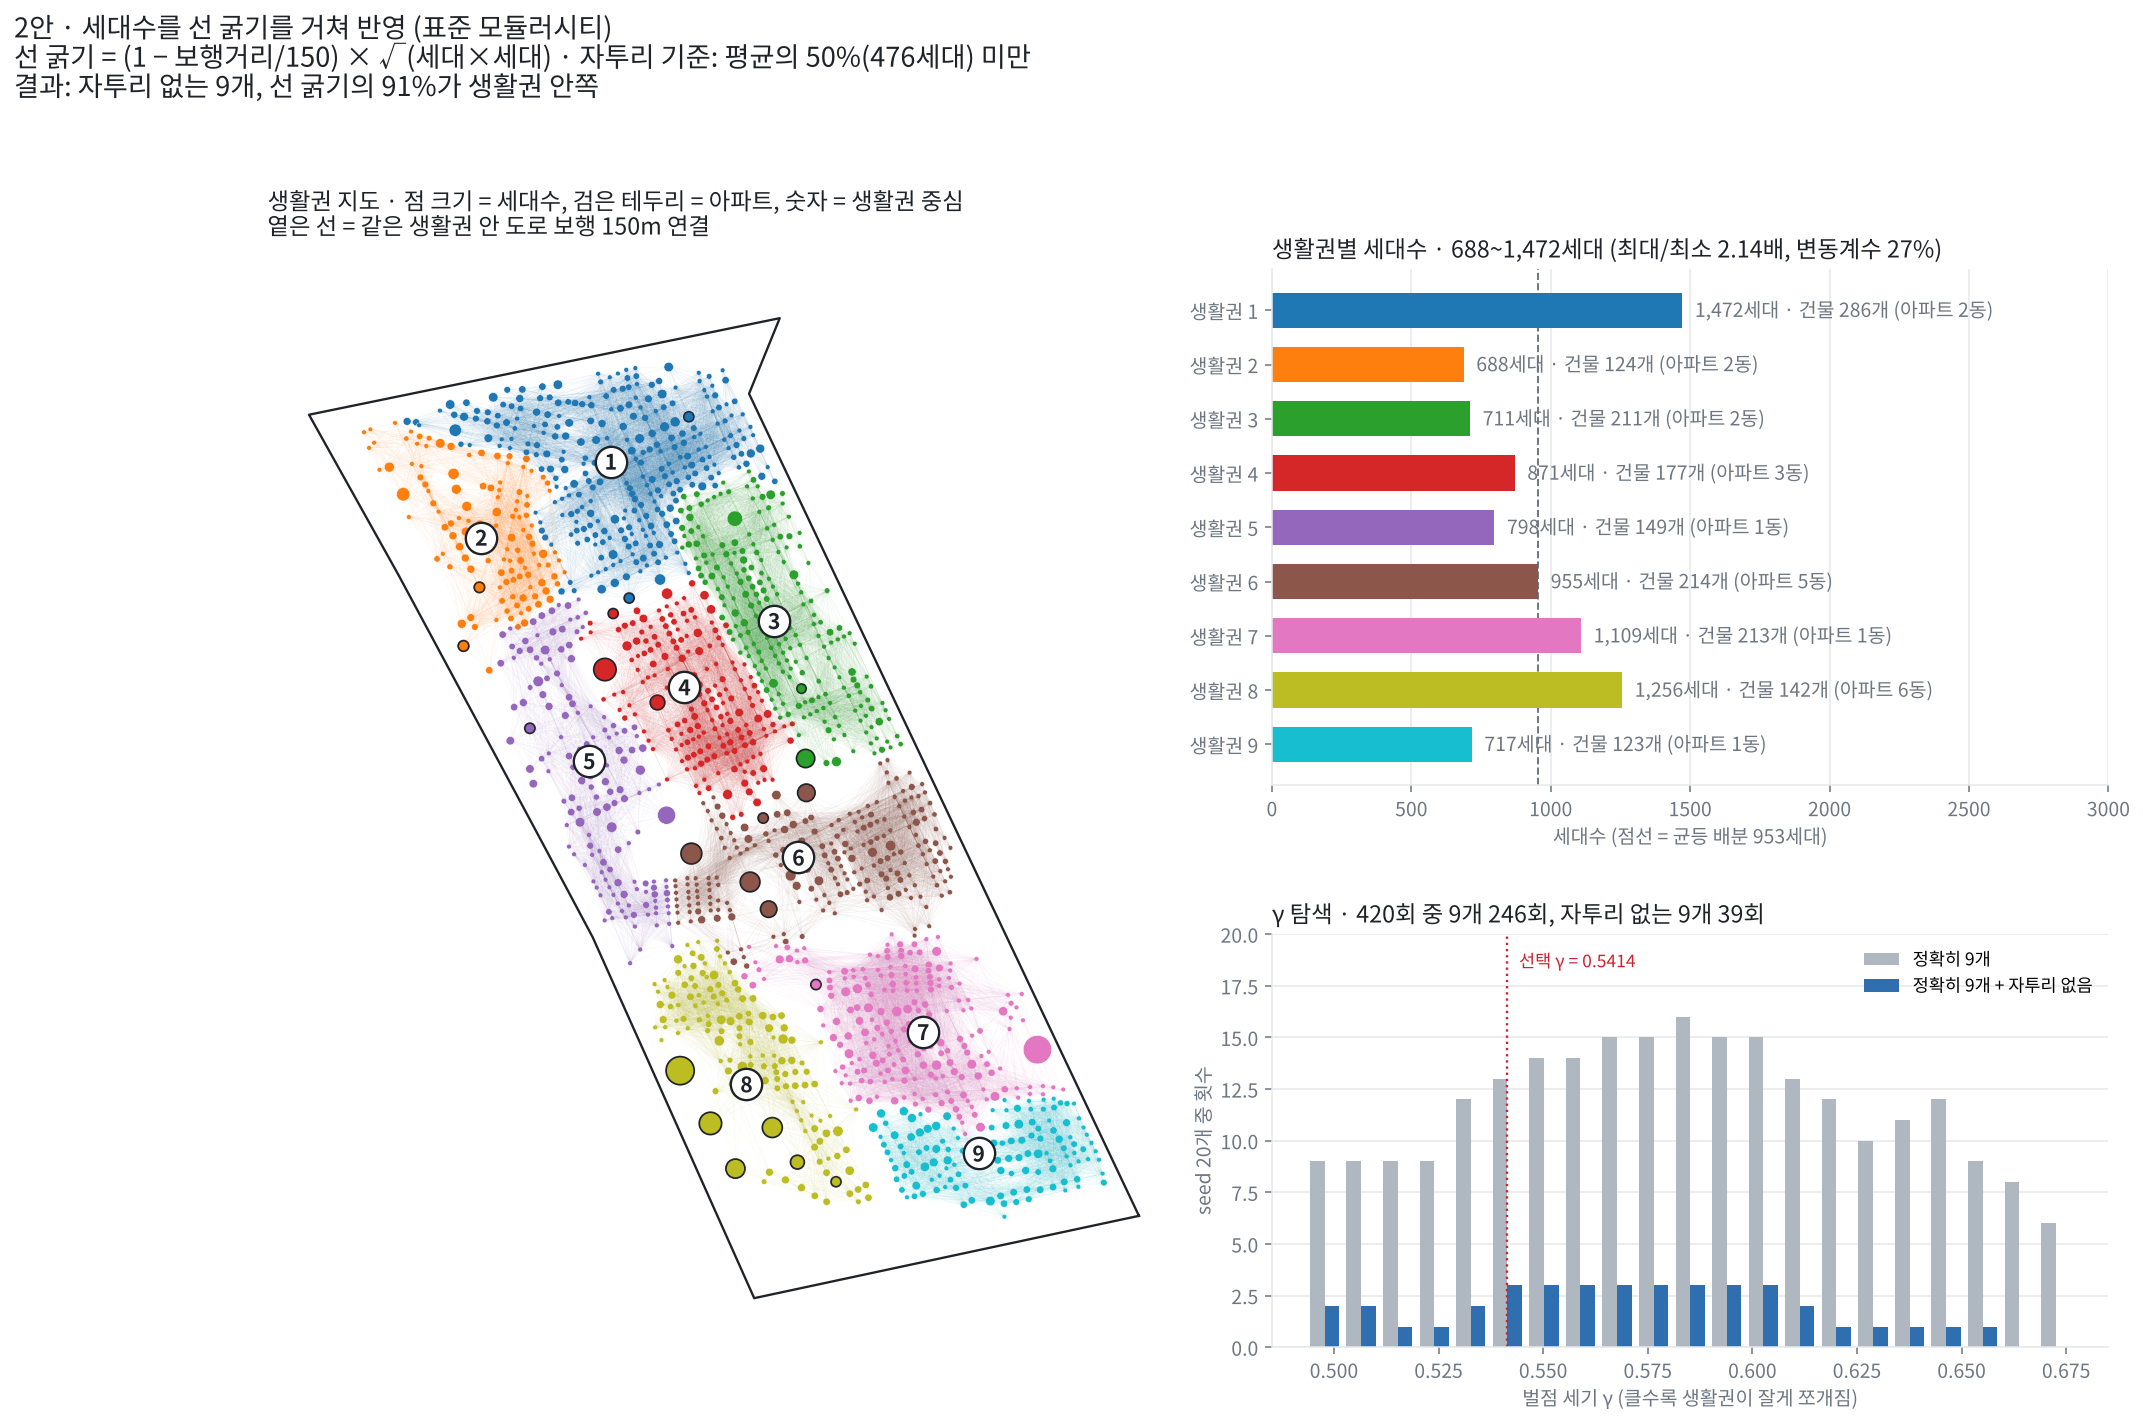

This chart was generated by the following Python code:
"""2안: 세대수를 선 굵기를 거쳐 반영 (표준 모듈러시티, NetworkX Louvain)

노드  = 건물 (세대수)
엣지  = 도로 보행거리 150m 이하 건물 쌍 (1차 정제 결과)
선 굵기 = 거리 가중치(선형) x √(세대_i x 세대_j)
          거리 가중치(선형) = 1 - 보행거리/150
점수  = 표준 모듈러시티
          Q = Σ 생활권 [ 생활권 안 선 굵기 합 − γ × (생활권 연결 강도 합)² / (2 × 전체 선 굵기 합) ]
          연결 강도 = 한 건물에 붙은 선 굵기의 합 (세대가 많고 이웃이 가까울수록 큼)
          -> 세대수는 선 굵기 -> 연결 강도 -> 벌점 으로 간접 반영된다
계산  = NetworkX 내장 Louvain (nx.community.louvain_communities)
최종 결과 = 정확히 9개 + 자투리 없는 결과 중 점수가 가장 높은 것

실행:  python plan2_edge_weight.py
입력:  nodes_sinwol1.xlsx (같은 폴더, 1st_data_cleaning 브랜치의 정제 결과)
출력:  plan2_edge_weight.png
"""
from __future__ import annotations

from pathlib import Path

import matplotlib.pyplot as plt
import networkx as nx
import numpy as np
import pandas as pd
from matplotlib import font_manager
from matplotlib.collections import LineCollection

# ---------------------------------------------------------------------------
# 설정
# ---------------------------------------------------------------------------
PLAN = "2안"
PLAN_LABEL = "세대수를 선 굵기를 거쳐 반영 (표준 모듈러시티)"
EDGE_LABEL = "선 굵기 = (1 − 보행거리/150) × √(세대×세대)"
OUTPUT_PNG = "plan2_edge_weight.png"

ROOT = Path(__file__).resolve().parent
INPUT = ROOT / "nodes_sinwol1.xlsx"
N_ZONES = 9
COARSE_GAMMAS = np.geomspace(0.1, 5, 40)   # 1차 탐색 (넓게, seed 3개)
COARSE_SEEDS = range(3)
FINE_STEPS = 21                            # 2차 탐색 (9개 근처, seed 20개)
FINE_SEEDS = range(20)
FRAGMENT_RATIO = 0.50                      # 세대수가 평균의 50% 미만인 생활권 = 자투리


def distance_weight(walk_m):
    """선형: 0m에서 1, 150m에서 0."""
    return 1 - walk_m / 150


# ---------------------------------------------------------------------------
# 1. 데이터
# ---------------------------------------------------------------------------
nodes = pd.read_excel(INPUT, sheet_name="nodes")
edges = pd.read_excel(INPUT, sheet_name="edges")
boundary = pd.read_excel(INPUT, sheet_name="boundary")
idx = {nid: i for i, nid in enumerate(nodes.node_id)}
XY = nodes[["x", "y"]].to_numpy()
HH = nodes.households.to_numpy().astype(int)
H_TOTAL = int(HH.sum())
FRAGMENT_HH = H_TOTAL / N_ZONES * FRAGMENT_RATIO
src = edges.source.map(idx).to_numpy()
dst = edges.target.map(idx).to_numpy()

# ---------------------------------------------------------------------------
# 2. 그래프 (NetworkX)
# ---------------------------------------------------------------------------
weight = distance_weight(edges.walk_m.to_numpy()) * np.sqrt(HH[src] * HH[dst])
G = nx.Graph()
G.add_nodes_from((i, {"households": int(h)}) for i, h in enumerate(HH))
G.add_weighted_edges_from(zip(src.tolist(), dst.tolist(), weight.tolist()), weight="weight")


# ---------------------------------------------------------------------------
# 3. 생활권 나누기
# ---------------------------------------------------------------------------
def partition(gamma: float, seed: int):
    comms = nx.community.louvain_communities(G, weight="weight", resolution=gamma, seed=seed)
    q = nx.community.modularity(G, comms, weight="weight", resolution=gamma)
    mem = np.empty(len(HH), int)
    for k, c in enumerate(comms):
        mem[list(c)] = k
    return mem, q


# ===========================================================================
# 아래는 1안과 같은 코드 (γ 탐색, 결과 고르기, 요약, 그림)
# ===========================================================================
def n_fragments(mem):
    return int((np.bincount(mem, weights=HH) < FRAGMENT_HH).sum())


coarse = [(gm, float(np.median([len(set(partition(gm, s)[0])) for s in COARSE_SEEDS])))
          for gm in COARSE_GAMMAS]
first_above = next((gm for gm, k in coarse if k > N_ZONES), COARSE_GAMMAS[-1])
lo = max((gm for gm, k in coarse if k < N_ZONES and gm < first_above), default=COARSE_GAMMAS[0])
hi = min((gm for gm, k in coarse if k > N_ZONES and gm > lo), default=COARSE_GAMMAS[-1])

fine_gammas = np.linspace(lo, hi, FINE_STEPS)
log, runs = [], {}
for gm in fine_gammas:
    res = [(*partition(gm, s), s) for s in FINE_SEEDS]
    runs[gm] = res
    k9 = [r for r in res if len(set(r[0])) == N_ZONES]
    log.append({"gamma": gm, "k9": len(k9), "k9_clean": sum(n_fragments(r[0]) == 0 for r in k9)})
log = pd.DataFrame(log)

if log.k9_clean.max() > 0:
    best_gamma = log.sort_values(["k9_clean", "gamma"], ascending=[False, True]).iloc[0].gamma
    cands = [r for r in runs[best_gamma] if len(set(r[0])) == N_ZONES and n_fragments(r[0]) == 0]
    status = "자투리 없는 9개"
elif log.k9.max() > 0:
    best_gamma = log.sort_values(["k9", "gamma"], ascending=[False, True]).iloc[0].gamma
    cands = [r for r in runs[best_gamma] if len(set(r[0])) == N_ZONES]
    status = "자투리 있음 (자투리 없는 9개 결과 없음)"
else:
    raise RuntimeError("정확히 9개가 나온 결과가 없음")
mem, quality, seed = max(cands, key=lambda r: r[1])

ids = np.unique(mem)                                   # 생활권 번호: 세대 가중 중심 북쪽 -> 남쪽
cen = np.array([np.average(XY[mem == c], axis=0, weights=HH[mem == c]) for c in ids])
order = ids[np.lexsort((cen[:, 0], -cen[:, 1]))]
zone = np.array([{o: n + 1 for n, o in enumerate(order)}[m] for m in mem])

rows = []
for z in range(1, N_ZONES + 1):
    m = zone == z
    cx, cy = np.average(XY[m], axis=0, weights=HH[m])
    rows.append({"zone": z, "buildings": int(m.sum()), "households": int(HH[m].sum()),
                 "fragment": bool(HH[m].sum() < FRAGMENT_HH),
                 "connected": nx.is_connected(G.subgraph(np.where(m)[0])), "cx": cx, "cy": cy,
                 "mean_dist_m": float(np.average(np.hypot(XY[m, 0] - cx, XY[m, 1] - cy), weights=HH[m]))})
zt = pd.DataFrame(rows)
h = zt.households
same = zone[src] == zone[dst]
inside_share = weight[same].sum() / weight.sum()
apt = nodes.is_apartment.to_numpy()
apt_zones = sorted(set(zone[apt]))

print(f"[{PLAN}] γ 탐색 구간 {lo:.4g}~{hi:.4g}, 선택 γ={best_gamma:.4g}, seed={seed}, {status}")
print(zt[["zone", "buildings", "households", "fragment", "connected"]].to_string(index=False))
print(f"세대수 {h.min():,}~{h.max():,} (최대/최소 {h.max() / h.min():.2f}배, 변동계수 {h.std(ddof=0) / h.mean():.1%}), "
      f"선 굵기의 {inside_share:.0%}가 생활권 안쪽, 한 덩어리로 이어진 생활권 {zt.connected.sum()}/9")

# ---------------------------------------------------------------------------
# 그림 (1안과 같은 틀, 같은 눈금)
# ---------------------------------------------------------------------------
for f in ["Malgun Gothic", "AppleGothic", "NanumGothic", "Noto Sans CJK KR"]:
    if any(f == x.name for x in font_manager.fontManager.ttflist):
        plt.rcParams["font.family"] = f
        break
plt.rcParams["axes.unicode_minus"] = False
INK, MUTED, GRID, ALERT = "#1f2328", "#6e7781", "#e6e8eb", "#cf222e"
COLORS = [c for i, c in enumerate(plt.get_cmap("tab10").colors) if i != 7]
BAR_MAX = 3000                                       # 1안·2안 막대 눈금을 같게 고정


def style(ax):
    ax.spines[["top", "right"]].set_visible(False)
    ax.spines[["left", "bottom"]].set_color(GRID)
    ax.tick_params(colors=MUTED)
    ax.set_axisbelow(True)


fig = plt.figure(figsize=(17, 10), facecolor="white")
gsp = fig.add_gridspec(2, 2, width_ratios=[1.1, 1], height_ratios=[1.25, 1], wspace=0.1, hspace=0.32)

ax = fig.add_subplot(gsp[:, 0])
for z in range(1, N_ZONES + 1):
    sel = same & (zone[src] == z)
    ax.add_collection(LineCollection(np.stack([XY[src[sel]], XY[dst[sel]]], axis=1),
                                     colors=[COLORS[z - 1]], linewidths=0.25, alpha=0.06))
for z in range(1, N_ZONES + 1):
    m = zone == z
    ax.scatter(XY[m, 0], XY[m, 1], s=5 + HH[m] * 1.2, color=COLORS[z - 1], edgecolors="white", linewidths=0.3)
ax.scatter(XY[apt, 0], XY[apt, 1], s=5 + HH[apt] * 1.2, facecolors="none", edgecolors=INK, linewidths=0.9)
for r in zt.itertuples():
    col = ALERT if r.fragment else INK
    ax.scatter(r.cx, r.cy, s=260, color="white", edgecolors=col, linewidths=2 if r.fragment else 1.2, zorder=5)
    ax.text(r.cx, r.cy, str(r.zone), ha="center", va="center", fontsize=11, fontweight="bold", color=col, zorder=6)
for _, part in boundary.groupby("part"):
    ax.plot(part.x, part.y, color=INK, linewidth=1.2)
ax.set_aspect("equal")
ax.set_axis_off()
ax.set_title("생활권 지도 · 점 크기 = 세대수, 검은 테두리 = 아파트, 숫자 = 생활권 중심\n"
             "옅은 선 = 같은 생활권 안 도로 보행 150m 연결", loc="left", color=INK, fontsize=12)

ax = fig.add_subplot(gsp[0, 1])
cols = [ALERT if f else COLORS[z - 1] for z, f in zip(zt.zone, zt.fragment)]
bars = ax.barh([f"생활권 {z}" for z in zt.zone], h, color=cols, height=0.65)
for b, r in zip(bars, zt.itertuples()):
    n_apt = int((apt & (zone == r.zone)).sum())
    ax.text(b.get_width() + BAR_MAX * 0.015, b.get_y() + b.get_height() / 2,
            f"{r.households:,}세대 · 건물 {r.buildings}개" + (f" (아파트 {n_apt}동)" if n_apt else "")
            + ("  ← 자투리" if r.fragment else ""), va="center", fontsize=10, color=ALERT if r.fragment else MUTED)
ax.axvline(H_TOTAL / N_ZONES, color=MUTED, linestyle="--", linewidth=1, zorder=0)
ax.invert_yaxis()
ax.set_xlim(0, BAR_MAX)
ax.set_xlabel(f"세대수 (점선 = 균등 배분 {H_TOTAL / N_ZONES:,.0f}세대)", color=MUTED)
ax.grid(axis="x", color=GRID)
ax.set_title(f"생활권별 세대수 · {h.min():,}~{h.max():,}세대 (최대/최소 {h.max() / h.min():.2f}배, "
             f"변동계수 {h.std(ddof=0) / h.mean():.0%})", loc="left", color=INK, fontsize=12)
style(ax)

ax = fig.add_subplot(gsp[1, 1])
w = (fine_gammas[1] - fine_gammas[0]) * 0.4
ax.bar(log.gamma - w / 2, log.k9, width=w, color="#afb8c1", label="정확히 9개")
ax.bar(log.gamma + w / 2, log.k9_clean, width=w, color="#2f6fb0", label="정확히 9개 + 자투리 없음")
ax.axvline(best_gamma, color=ALERT, linestyle=":", linewidth=1.2)
ax.annotate(f"선택 γ = {best_gamma:.4g}", (best_gamma, len(FINE_SEEDS) * 0.92), xytext=(6, 0),
            textcoords="offset points", color=ALERT, fontsize=9)
ax.set_ylim(0, len(FINE_SEEDS))
ax.set_xlabel("벌점 세기 γ (클수록 생활권이 잘게 쪼개짐)", color=MUTED)
ax.set_ylabel(f"seed {len(FINE_SEEDS)}개 중 횟수", color=MUTED)
ax.grid(axis="y", color=GRID)
ax.legend(frameon=False, fontsize=9, loc="upper right")
ax.set_title(f"γ 탐색 · {len(fine_gammas) * len(FINE_SEEDS)}회 중 9개 {int(log.k9.sum())}회, "
             f"자투리 없는 9개 {int(log.k9_clean.sum())}회", loc="left", color=INK, fontsize=12)
style(ax)

fig.suptitle(f"{PLAN} · {PLAN_LABEL}\n{EDGE_LABEL} · 자투리 기준: 평균의 50%({FRAGMENT_HH:,.0f}세대) 미만\n결과: {status}, "
             f"선 굵기의 {inside_share:.0%}가 생활권 안쪽", x=0.02, y=1.0, ha="left", va="bottom", fontsize=14, color=INK)
fig.savefig(ROOT / OUTPUT_PNG, dpi=140, bbox_inches="tight")
print("saved", OUTPUT_PNG)
